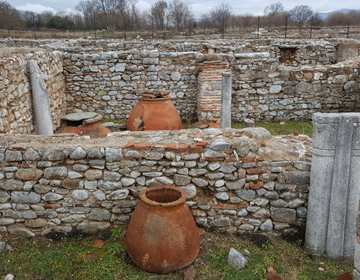
#> input picture Python/openCV/images/harris.jpg, 360 x 280 px
$ jupyter execute harris_detect.ipynb   (older library calls are emulated)
#> lines starting #> are read from the running program, lines starting #| are printed output that depends on the picture
### Python/openCV/Common/utils.py
import numpy as np, cv2, time

# [12 lines left out: function print_matInfo, not called in this run]

# 수행시간 체크 함수
stime = 0
# [26 lines left out: functions ck_time, time_check, not called in this run]


# 문자열 출력 함수 - 그림자 효과
def put_string(frame, text, pt, value=None, color=(120, 200, 90)) :
    text = str(text) + str(value)
    shade = (pt[0] + 2, pt[1] + 2)
    font = cv2.FONT_HERSHEY_SIMPLEX
    cv2.putText(frame, text, shade, font, 0.7, (0, 0, 0), 2) # 그림자 효과
    cv2.putText(frame, text, pt   , font, 0.7, color, 2) # 작성 문자

# [13 lines left out: function print_mat, not called in this run]

def contain(p, shape):                              # 좌표(y,x)가 범위내 인지 검사
    return 0<= p[0] < shape[0] and 0<= p[1] < shape[1]

def contain_pts(p, p1, p2):
    return p1[0] <= p[0] < p2[0] and p1[1] <= p[1] < p2[1]

# 시작점 종료점 사각형을 시작점, 크기 형식으로 변환
# [6 lines left out: function rect_convert, not called in this run]

# 시작점과 크기로 사각형 정의
def define_rect(pt, size):
    return (pt[0], pt[1], size[0], size[1])

# 시작점 종료점으로 사각형 정의
def define_rect_pt(pt1, pt2):
    size = np.subtract(pt2, pt1)            # 두좌표 차분 - 너비 높이 계산
    return (pt1[0], pt1[1], size[0], size[1])

### Python/openCV/harris_detect.ipynb
[cell 1]
import numpy as np, cv2
from Common.utils import put_string, ck_time

[cell 2]
def cornerHarris(image, ksize, k):
    dx = cv2.Sobel(image, cv2.CV_32F, 1, 0, ksize)   # 미분 행렬 - 수평 소벨 마스크
    dy = cv2.Sobel(image, cv2.CV_32F, 0, 1, ksize)   # 미분 행렬 - 수직 소벨 마스크

    a = cv2.GaussianBlur(dx * dx, (5, 5), 0)                     # 가우시안 블러링 수행
    b = cv2.GaussianBlur(dy * dy, (5, 5), 0)
    c = cv2.GaussianBlur(dx * dy, (5, 5), 0)

    corner = (a * b - c * c) - k * (a + b) ** 2        # 코너 응답 함수 계산 -행렬 연산 적용
    return corner

[cell 3]
def drawCorner(corner, image, thresh):
    cnt = 0
    corner = cv2.normalize(corner, 0, 100, cv2.NORM_MINMAX)
    corners = []
    for i in range(1, corner.shape[0]-1 ):
        for j in range(1, corner.shape[1]-1 ):
            neighbor = corner[i-1:i+2, j-1:j+2].flatten()
            max = np.max(neighbor[1::2])
            if thresh < corner[i, j] > max : corners.append((j,i))

    for pt in corners:
        cv2.circle(image, pt, 3, (0, 230, 0), -1)    # 좌표 표시
    print("임계값: %2d , 코너 개수: %2d" %(thresh, len(corners)) )
    return image

[cell 4]
def onCornerHarris(thresh):
    img1 = drawCorner(corner1, np.copy(image), thresh)
    img2 = drawCorner(corner2, np.copy(image), thresh)

    put_string(img1, "USER", (10, 30), "" )
    put_string(img2, "OpenCV", (10, 30), "")
    dst = cv2.repeat(img1, 1, 2)                            # 두 개 영상을 하나의 윈도우에 표시
    dst[:, img1.shape[1]:, :] = img2
    cv2.imshow("harris detect", dst)

[cell 5]
image = cv2.imread('images/harris.jpg', cv2.IMREAD_COLOR)
#> image is the input picture: shape (280, 360, 3); mean B, G, R 100.8, 112, 120.4
if image is None: raise Exception("영상 파일 읽기 에러")

[cell 6]
blockSize = 4                                                # 이웃 화소 범위
apertureSize = 3                                             # 소벨 마스크 크기
k = 0.04
thresh = 2                                                   # 코너 응답 임계값
gray = cv2.cvtColor(image, cv2.COLOR_BGR2GRAY)
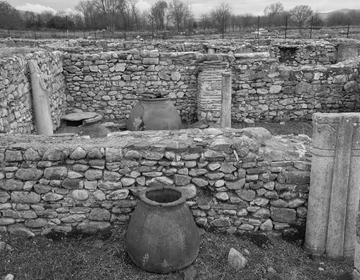
#> gray: shape (280, 360); min 0, max 242, mean 113.2
corner1 = cornerHarris(gray, apertureSize, k)                # 사용자 정의 함수
#> in cornerHarris, `dx = cv2.Sobel(image, cv2.CV_32F, 1, 0, ksize)`:
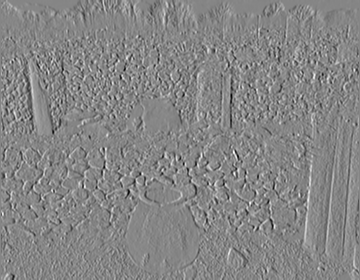
#> dx: shape (280, 360) float32; min -630, max 571, mean 0.3; drawn with min black and max white
#> in cornerHarris, `dy = cv2.Sobel(image, cv2.CV_32F, 0, 1, ksize)`:
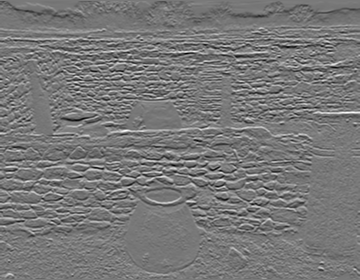
#> dy: shape (280, 360) float32; min -680, max 753, mean -3.5; drawn with min black and max white
#> in cornerHarris, `a = cv2.GaussianBlur(dx * dx, (5, 5), 0)`:
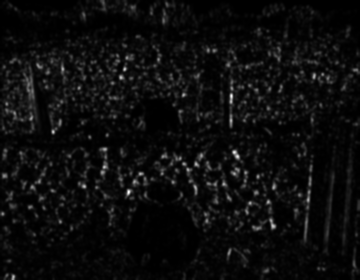
#> a: shape (280, 360) float32; min 1.16, max 165403.9, mean 8537.5; drawn with min black and max white
#> in cornerHarris, `b = cv2.GaussianBlur(dy * dy, (5, 5), 0)`:
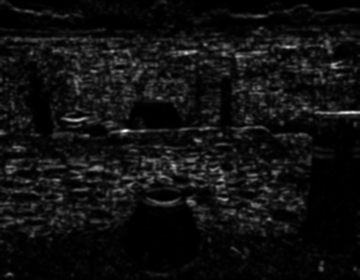
#> b: shape (280, 360) float32; min 3.95, max 275550.2, mean 18584.5; drawn with min black and max white
#> in cornerHarris, `c = cv2.GaussianBlur(dx * dy, (5, 5), 0)`:
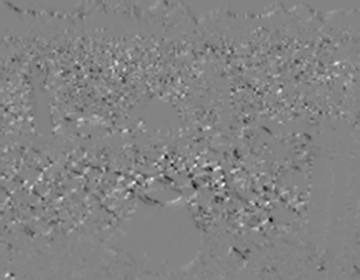
#> c: shape (280, 360) float32; min -81734.8, max 76762.1, mean -180.1; drawn with min black and max white
corner2 = cv2.cornerHarris(gray, blockSize, apertureSize, k) # OpenCV 제공 함수
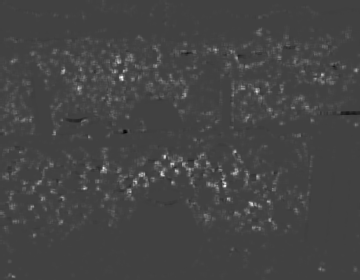
#> corner2: shape (280, 360) float32; min -0.0017, max 0.00495, mean 0.000108; drawn with min black and max white

[cell 7]
onCornerHarris(thresh)
#> after the loop in drawCorner, `for i in range(1, corner.shape[0]-1 ):`: corners = 98 pairs, first value 23 to 355, second value 49 to 268
#> the loop in drawCorner, `for pt in corners:` made 98 passes
#> pt on passes 1 to 12: (215, 49), (66, 52), (130, 55), (117, 56), (279, 56), (235, 57), (116, 60), (118, 61), (294, 61), (155, 65), (246, 65), (80, 68)
#> after the loop in drawCorner, `for pt in corners:`:
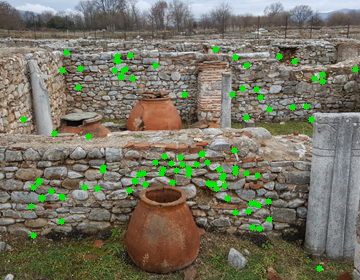
#> image: shape (280, 360, 3); mean of channels 0, 1, 2 98.2, 115.1, 117.4; drawn as B, G, R
#| 임계값:  2 , 코너 개수: 98
#> the loop in drawCorner (call 2), `for pt in corners:` made 103 passes
#> pt on passes 1 to 12: (215, 49), (231, 51), (117, 56), (236, 57), (12, 61), (118, 62), (115, 63), (156, 65), (246, 66), (80, 69), (63, 70), (123, 70)
#| 임계값:  2 , 코너 개수: 103
#> in put_string, `font = cv2.FONT_HERSHEY_SIMPLEX`: font = 0
#> in put_string, `cv2.putText(frame, text, pt   , font, 0.7, color, 2)`: frame: shape (280, 360, 3); mean of channels 0, 1, 2 98.2, 115.5, 117.2
#> call 2 of put_string, with text = 'OpenCV', pt = (10, 30), value = '', color = (120, 200, 90)
#> in put_string (call 2), `cv2.putText(frame, text, pt   , font, 0.7, color, 2)`:
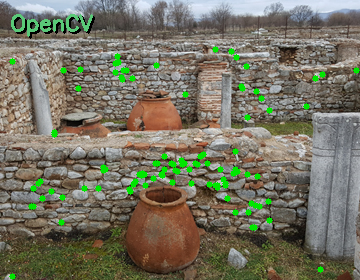
#> frame: shape (280, 360, 3); mean of channels 0, 1, 2 98.3, 115.5, 117.3; drawn as B, G, R
#> in onCornerHarris, `dst[:, img1.shape[1]:, :] = img2`:
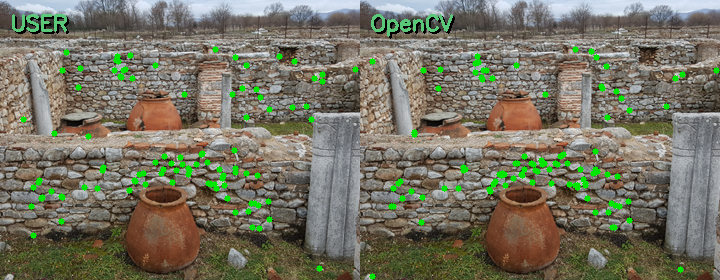
#> dst: shape (280, 720, 3); mean of channels 0, 1, 2 98.3, 115.5, 117.3; drawn as B, G, R
